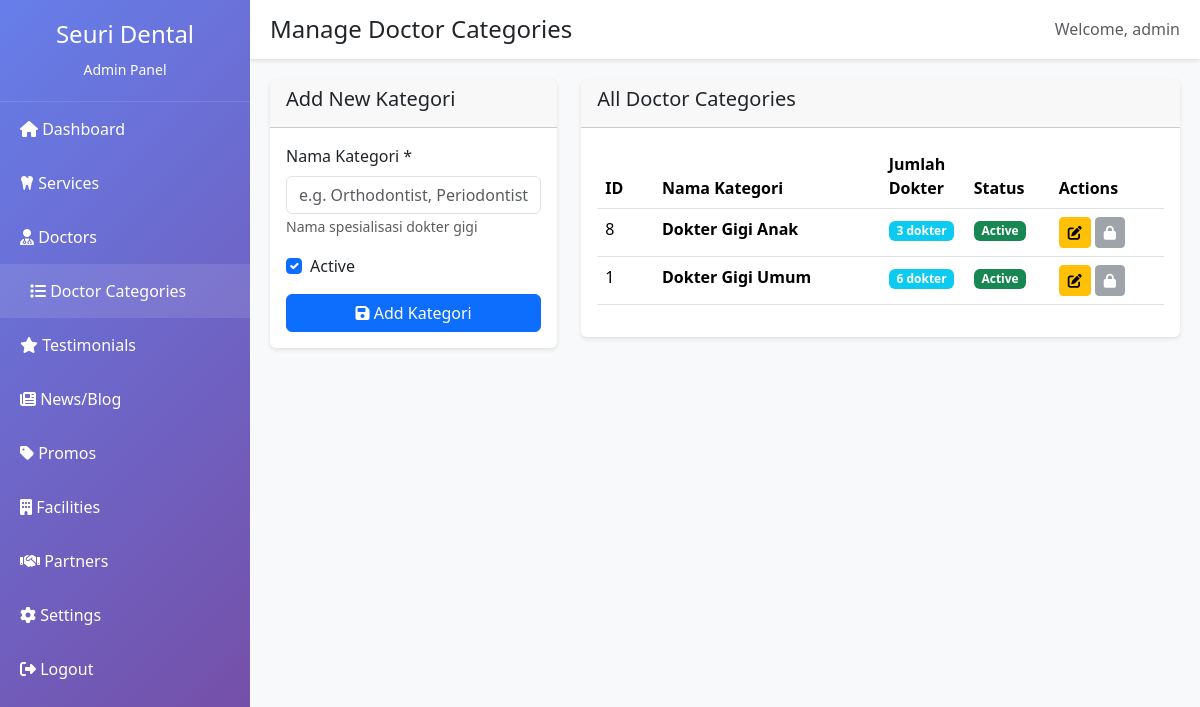
The app's page /admin/doctor_categories.php (signed in) with its own data.
### tables this page shows
CREATE TABLE `doctor_specialties` (
  `id` int(11) NOT NULL,
  `name` varchar(100) NOT NULL,
  `description` text DEFAULT NULL,
  `is_active` tinyint(1) DEFAULT 1,
  `created_at` timestamp NOT NULL DEFAULT current_timestamp(),
  `updated_at` timestamp NOT NULL DEFAULT current_timestamp() ON UPDATE current_timestamp()
);

### admin/db_config.php (called while the page is built, shortened)
<?php
function getDBConnection() {
    $conn = new mysqli(DB_HOST, DB_USER, DB_PASS, DB_NAME);
    $conn->set_charset("utf8mb4");
    return $conn;
}
function fetchAll($sql) {
    $conn = getDBConnection();
    $result = $conn->query($sql);
    $data = [];
    if ($result && $result->num_rows > 0) {
        while ($row = $result->fetch_assoc()) {
            $data[] = $row;
        }
    }
    return $data;
}
?>

### admin/doctor_categories.php (the view, shortened to what this page needs)
<?php
require_once 'db_config.php';
$categories = fetchAll("SELECT ds.*, COUNT(d.id) as doctor_count
                        FROM doctor_specialties ds
                        LEFT JOIN doctors d ON ds.id = d.specialty_id
                        GROUP BY ds.id
                        ORDER BY ds.name ASC");
$edit_data = isset($_GET['edit']) ? fetchOne("SELECT * FROM doctor_specialties WHERE id=" . intval($_GET['edit'])) : null;
include 'includes/header.php';
?>
<div class="row">
    <div class="col-md-4">
        <div class="card">
            <div class="card-header">
                <h5><?= $edit_data ? 'Edit Kategori' : 'Add New Kategori' ?></h5>
            </div>
            <div class="card-body">
                <form method="POST" action="">
                    <div class="mb-3">
                        <label class="form-label">Nama Kategori *</label>
                        <input type="text" name="name" class="form-control"
                               value="<?= htmlspecialchars($edit_data['name'] ?? '') ?>"
                               placeholder="e.g. Orthodontist, Periodontist, Endodontist" required>
                        <small class="text-muted">Nama spesialisasi dokter gigi</small>
                    </div>
                    <div class="mb-3 form-check">
                        <input type="checkbox" name="is_active" class="form-check-input" id="is_active"
                               <?= ($edit_data && $edit_data['is_active']) || !$edit_data ? 'checked' : '' ?>>
                        <label class="form-check-label" for="is_active">Active</label>
                    </div>
                    <button type="submit" class="btn btn-primary w-100">
                        <i class="fas fa-save"></i> <?= $edit_data ? 'Update' : 'Add' ?> Kategori
                    </button>
                </form>
            </div>
        </div>
    </div>
    <div class="col-md-8">
        <div class="card">
            <div class="card-header">
                <h5>All Doctor Categories</h5>
            </div>
            <div class="card-body">
                <?php if (empty($categories)): ?>
                    <div class="alert alert-info">
                        <i class="fas fa-info-circle"></i> Belum ada kategori dokter. Silakan tambahkan kategori baru.
                    </div>
                <?php else: ?>
                    <div class="table-responsive">
                        <table class="table table-hover">
                            <thead>
                                <tr>
                                    <th width="10%">ID</th>
                                    <th width="40%">Nama Kategori</th>
                                    <th width="15%">Jumlah Dokter</th>
                                    <th width="15%">Status</th>
                                    <th width="20%">Actions</th>
                                </tr>
                            </thead>
                            <tbody>
                                <?php foreach ($categories as $category): ?>
                                <tr>
                                    <td><?= $category['id'] ?></td>
                                    <td><strong><?= htmlspecialchars($category['name']) ?></strong></td>
                                    <td>
                                        <span class="badge bg-info">
                                            <?= $category['doctor_count'] ?> dokter
                                        </span>
                                    </td>
                                    <td>
                                        <span class="badge bg-<?= $category['is_active'] ? 'success' : 'secondary' ?>">
                                            <?= $category['is_active'] ? 'Active' : 'Inactive' ?>
                                        </span>
                                    </td>
                                    <td>
                                        <a href="?edit=<?= $category['id'] ?>" class="btn btn-sm btn-warning" title="Edit">
                                            <i class="fas fa-edit"></i>
                                        </a>
                                        <?php if ($category['doctor_count'] == 0): ?>
                                            <form method="POST" style="display:inline;"
                                                  onsubmit="return confirm('Yakin ingin menghapus kategori ini?')">
                                                <input type="hidden" name="action" value="delete">
                                                <input type="hidden" name="id" value="<?= $category['id'] ?>">
                                                <button type="submit" class="btn btn-sm btn-danger" title="Delete">
                                                    <i class="fas fa-trash"></i>
                                                </button>
                                            </form>
                                        <?php else: ?>
                                            <button class="btn btn-sm btn-secondary" disabled title="Kategori masih digunakan">
                                                <i class="fas fa-lock"></i>
                                            </button>
                                        <?php endif; ?>
                                    </td>
                                </tr>
                                <?php endforeach; ?>
                            </tbody>
                        </table>
                    </div>
                <?php endif; ?>
            </div>
        </div>
    </div>
</div>
<?php include 'includes/footer.php'; ?>

### admin/includes/header.php (style rules this page uses)
:root { --sidebar-width: 250px; --primary-color: #667eea; --secondary-color: #764ba2; }
body { font-family: 'Segoe UI', Tahoma, Geneva, Verdana, sans-serif; }
.card { border: none; box-shadow: 0 2px 4px rgba(0,0,0,0.1); margin-bottom: 20px; }

### records on screen
doctor_specialties: id "8", name "Dokter Gigi Anak", doctor_count "3", is_active "Active"
doctor_specialties: id "1", name "Dokter Gigi Umum", doctor_count "6", is_active "Active"

### other values on screen
$page_title "Manage Doctor Categories"
$_SESSION['admin_username'] "admin"
